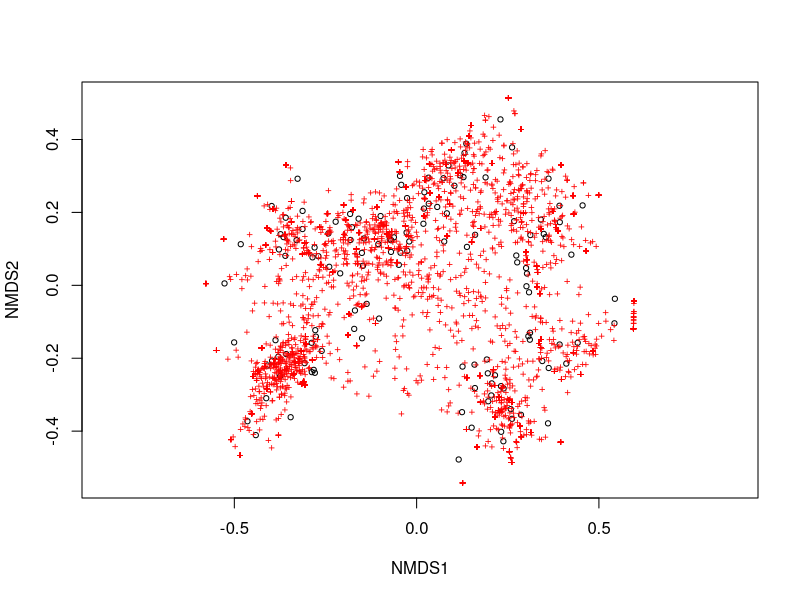
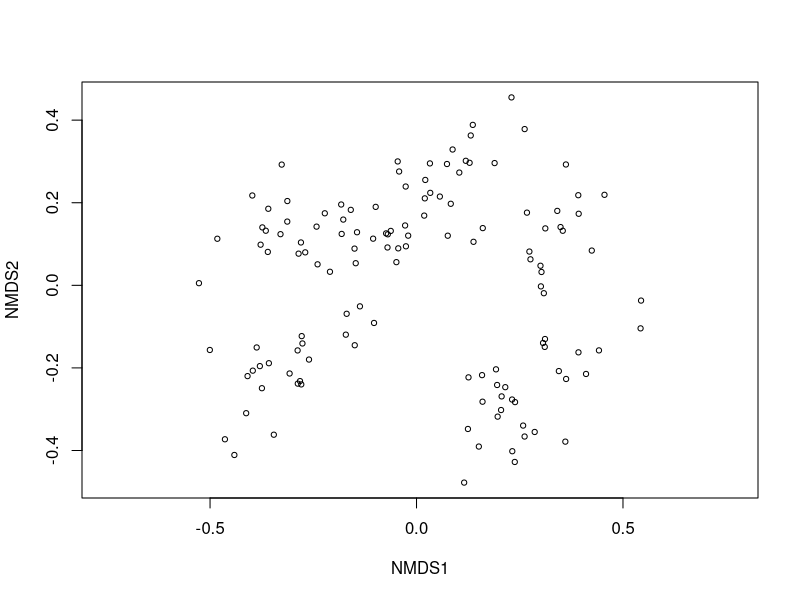
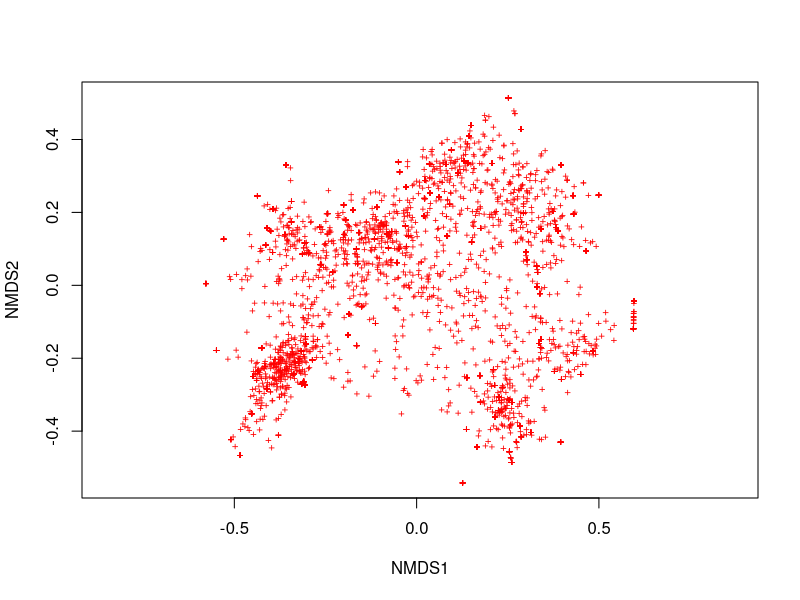
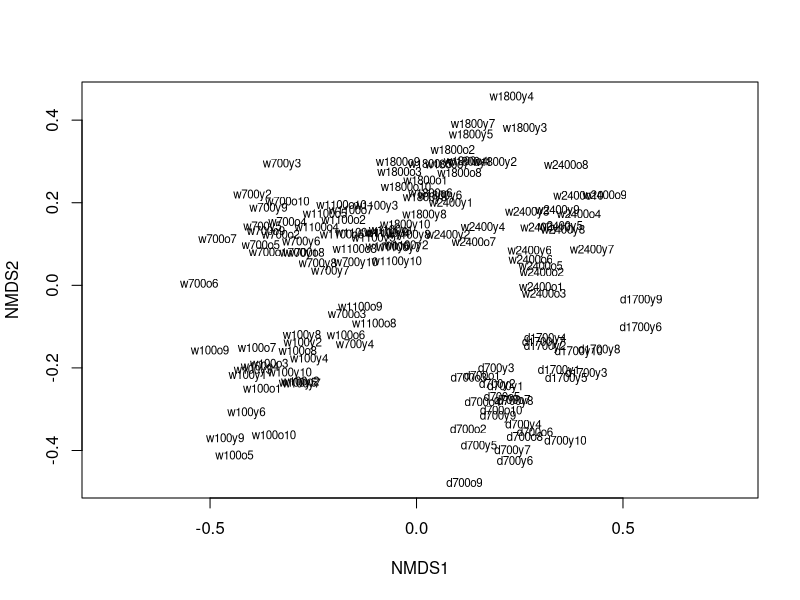
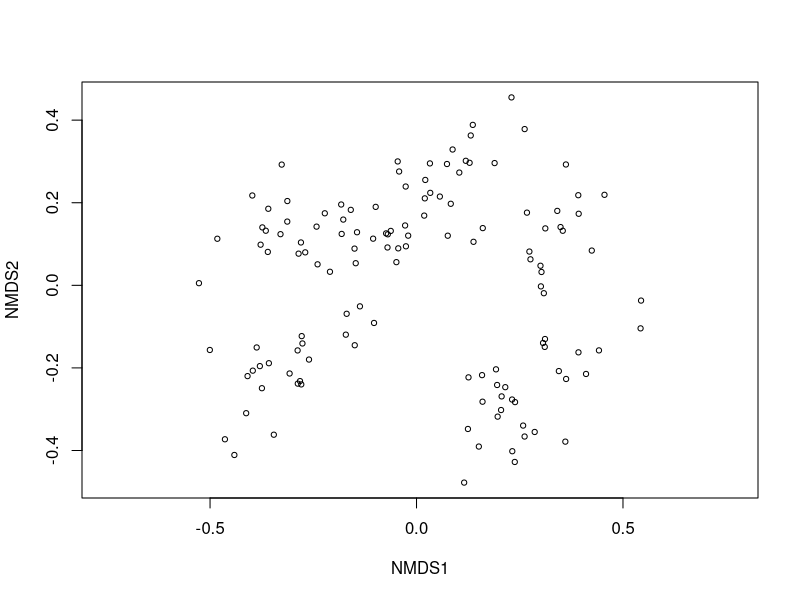

Source code (R) for these figures, in order: (Note: this script raises an error after producing the figures.)
## ---- chunk 1
knitr::opts_chunk$set(comment = "", cache = TRUE, crop = TRUE)
knitr::knit_hooks$set(crop = knitr::hook_pdfcrop)
## ---- chunk 2
library("vegan")
MLM.otus <- read.csv("data/MLM_data_otus.csv", row.names = 1, header = TRUE)
MLM.env <- read.csv("data/MLM_data_env.csv", row.names = 1, header = TRUE)
## ---- chunk 3
dim(MLM.otus)
head(MLM.otus[,1:10], n=1)
## ---- chunk 4
head(MLM.env, n=1)
## ---- chunk 5
summary(MLM.env)
## ---- chunk 6
MLM.bray.ord <- metaMDS(MLM.otus, distance = "bray", k = 2, trymax = 50)
## ---- chunk 7
plot(MLM.bray.ord)
## ---- chunk 8
plot(MLM.bray.ord, display = "sites")
## ---- chunk 9
plot(MLM.bray.ord, display = "species")
## ---- chunk 10
plot(MLM.bray.ord, display = "sites", type = "t")
## ---- chunk 11
plot(MLM.bray.ord, display = "sites")
set.seed(314) ## make reproducible
ordipointlabel(dune.bray.ord, display = "sites", scaling = 3, add = TRUE)
## ---- chunk 12
plot(dune.bray.ord, display = "species")
set.seed(314) ## make reproducible
ordipointlabel(dune.bray.ord, display = "species", scaling = 3, add = TRUE)
## ---- chunk 13
plot(dune.bray.ord)
set.seed(314) ## make reproducible
ordipointlabel(MLM.bray.ord, display = "sites", scaling = 3, add = TRUE)
## ---- chunk 14
plot(MLM.bray.ord, display = "sites", cex=2)
## ---- chunk 15
colors.vec <- c("red", "blue")
plot(MLM.bray.ord, display = "sites", type = "n")
points(MLM.bray.ord, display = "sites", cex=2, pch = 21, 
       col = colors.vec[MLM.env$side_of_island], 
       bg = colors.vec[MLM.env$side_of_island])
legend("topright", legend = levels(MLM.env$side_of_island), bty = "n",
                      col = colors.vec, pch = 21, pt.bg = colors.vec)
## ---- chunk 16
par(mar = rep(0,4))
plot(c(-1, 26), 0:1, type = "n", axes = FALSE)
text(0:25, 0.4, 0:25, cex = 1.5)
points(0:25, rep(0.3, 26), pch = 0:25, bg = "grey", cex = 2)
## ---- chunk 17
shapes.vec <- c(21, 22)
plot(MLM.bray.ord, display = "sites", type = "n")
points(MLM.bray.ord, display = "sites", cex=2, bg = "black", 
       pch = shapes.vec[MLM.env$flow_type])
legend("topright", legend = levels(MLM.env$flow_type), bty = "n",
                      col = "black", pch = shapes.vec, pt.bg = "black")
## ---- chunk 18
colors.vec <- c("red", "blue")
shapes.vec <- c(21, 22)
plot(MLM.bray.ord, display = "sites", type = "n")
points(MLM.bray.ord, display = "sites", cex=2, 
       pch = shapes.vec[MLM.env$flow_type], 
       col = colors.vec[MLM.env$side_of_island], 
       bg = colors.vec[MLM.env$side_of_island])
legend("topright", legend = levels(MLM.env$side_of_island), bty = "n",
                      col = colors.vec, pch = 21, pt.bg = colors.vec)
legend(1.4,1.05, legend = levels(MLM.env$flow_type), bty = "n",
                      col = "black", pch = shapes.vec, pt.bg = "black")
## ---- chunk 19
# Just points
plot(MLM.bray.ord, display = "sites", cex=2)
## ---- chunk 20
plot(MLM.bray.ord, display = "sites", cex=2)
ordihull(MLM.bray.ord, groups = MLM.env$site_ID, label = FALSE)
## ---- chunk 21
plot(MLM.bray.ord, display = "sites", cex=2)
ordihull(MLM.bray.ord, groups = MLM.env$site_ID, label = FALSE, col = "blue")
## ---- chunk 22
plot(MLM.bray.ord, display = "sites", cex=2)
ordihull(MLM.bray.ord,groups = MLM.env$site_ID, label = FALSE, col = "blue")
ordispider(MLM.bray.ord,groups = MLM.env$site_ID, label = TRUE)
## ---- chunk 23
# Plot first, then add layers
plot(MLM.bray.ord, display = "sites", cex=2)
## ---- chunk 24
plot(MLM.bray.ord, display = "sites", cex=2)
ordispider(MLM.bray.ord,groups = MLM.env$site_ID, label = TRUE)
## ---- chunk 25
plot(MLM.bray.ord, type = "n")
## ---- chunk 26
plot(MLM.bray.ord, type = "n")
points(MLM.bray.ord,display = "sites", cex = 2)
## ---- chunk 27
plot(MLM.bray.ord, display = "sites", type = "n")
## ---- chunk 28
plot(MLM.bray.ord, display = "sites", type = "n")
points(MLM.bray.ord, display = "sites", cex = 2)
## ---- chunk 29
plot(MLM.bray.ord, display = "sites", type = "n")
points(MLM.bray.ord,display = "sites", cex = 2)
ordispider(MLM.bray.ord,groups = MLM.env$site_ID, label = TRUE)
## ---- chunk 30
plot(MLM.bray.ord, display = "sites", type = "n")
points(MLM.bray.ord, display = "sites", cex = 2)
ordiellipse(MLM.bray.ord,groups = MLM.env$site_ID, label = FALSE)
## ---- chunk 31
plot(MLM.bray.ord, display = "sites", type = "n")
points(MLM.bray.ord,display = "sites", cex = 2)
ordisurf(MLM.bray.ord,MLM.env$elevation_m, add = TRUE)
## ---- chunk 32
MLM.bray.ord.elev.fit <- envfit(MLM.bray.ord ~ elevation_m, data = MLM.env, permutations = 1000)
MLM.bray.ord.elev.fit
## ---- chunk 33
plot(MLM.bray.ord, display = "sites", type = "n")
points(MLM.bray.ord,display = "sites", cex = 2)
plot(MLM.bray.ord.elev.fit, add = TRUE)
ordisurf(MLM.bray.ord,MLM.env$elevation_m, add = TRUE)
